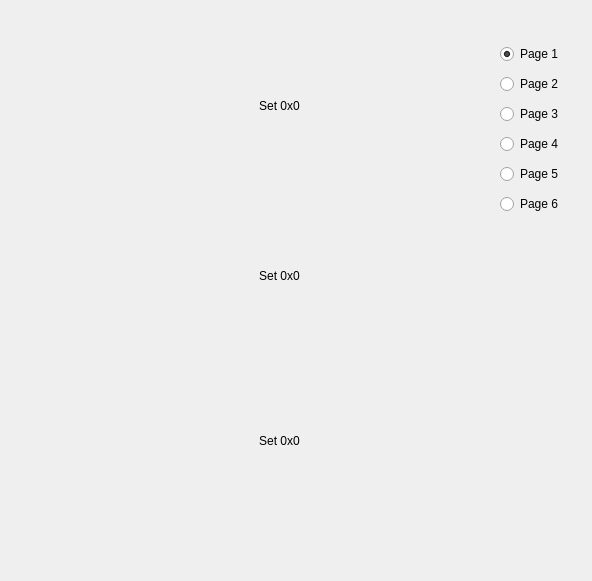
<?xml version="1.0" encoding="UTF-8"?>
<ui version="4.0">
 <class>EventFlagsForm</class>
 <widget class="QWidget" name="EventFlagsForm">
  <widget class="QWidget" name="verticalLayoutWidget_4">
   <property name="geometry">
    <rect>
     <x>500</x>
     <y>40</y>
     <width>73</width>
     <height>181</height>
    </rect>
   </property>
   <layout class="QVBoxLayout" name="vlEventFlagPageSelect">
    <item>
     <widget class="QRadioButton" name="rbEventFlagPage1">
      <property name="text">
       <string>Page 1</string>
      </property>
      <property name="checked">
       <bool>true</bool>
      </property>
     </widget>
    </item>
    <item>
     <widget class="QRadioButton" name="rbEventFlagPage2">
      <property name="text">
       <string>Page 2</string>
      </property>
     </widget>
    </item>
    <item>
     <widget class="QRadioButton" name="rbEventFlagPage3">
      <property name="text">
       <string>Page 3</string>
      </property>
     </widget>
    </item>
    <item>
     <widget class="QRadioButton" name="rbEventFlagPage4">
      <property name="text">
       <string>Page 4</string>
      </property>
     </widget>
    </item>
    <item>
     <widget class="QRadioButton" name="rbEventFlagPage5">
      <property name="text">
       <string>Page 5</string>
      </property>
     </widget>
    </item>
    <item>
     <widget class="QRadioButton" name="rbEventFlagPage6">
      <property name="text">
       <string>Page 6</string>
      </property>
     </widget>
    </item>
   </layout>
  </widget>
  <widget class="QStackedWidget" name="stackWidgetEventFlagsPages">
   <property name="geometry">
    <rect>
     <x>19</x>
     <y>10</y>
     <width>471</width>
     <height>561</height>
    </rect>
   </property>
   <property name="currentIndex">
    <number>2</number>
   </property>
   <widget class="QWidget" name="EventFlagsPage1">
    <widget class="QWidget" name="verticalLayoutWidget">
     <property name="geometry">
      <rect>
       <x>80</x>
       <y>20</y>
       <width>361</width>
       <height>151</height>
      </rect>
     </property>
     <layout class="QVBoxLayout" name="vlFlagsSet0">
      <item>
       <widget class="QLabel" name="labelSet0">
        <property name="text">
         <string>Set 0x0</string>
        </property>
        <property name="alignment">
         <set>Qt::AlignmentFlag::AlignCenter</set>
        </property>
       </widget>
      </item>
      <item>
       <layout class="QGridLayout" name="gridFlagSet0">
        <property name="sizeConstraint">
         <enum>QLayout::SizeConstraint::SetDefaultConstraint</enum>
        </property>
       </layout>
      </item>
     </layout>
    </widget>
    <widget class="QWidget" name="verticalLayoutWidget_2">
     <property name="geometry">
      <rect>
       <x>80</x>
       <y>190</y>
       <width>361</width>
       <height>151</height>
      </rect>
     </property>
     <layout class="QVBoxLayout" name="vlFlagsSet1">
      <item>
       <widget class="QLabel" name="labelSet1">
        <property name="text">
         <string>Set 0x0</string>
        </property>
        <property name="alignment">
         <set>Qt::AlignmentFlag::AlignCenter</set>
        </property>
       </widget>
      </item>
      <item>
       <layout class="QGridLayout" name="gridFlagSet1">
        <property name="sizeConstraint">
         <enum>QLayout::SizeConstraint::SetDefaultConstraint</enum>
        </property>
       </layout>
      </item>
     </layout>
    </widget>
    <widget class="QWidget" name="verticalLayoutWidget_3">
     <property name="geometry">
      <rect>
       <x>80</x>
       <y>360</y>
       <width>361</width>
       <height>141</height>
      </rect>
     </property>
     <layout class="QVBoxLayout" name="vlFlagsSet2">
      <item>
       <widget class="QLabel" name="labelSet2">
        <property name="text">
         <string>Set 0x0</string>
        </property>
        <property name="alignment">
         <set>Qt::AlignmentFlag::AlignCenter</set>
        </property>
       </widget>
      </item>
      <item>
       <layout class="QGridLayout" name="gridFlagSet2">
        <property name="sizeConstraint">
         <enum>QLayout::SizeConstraint::SetDefaultConstraint</enum>
        </property>
       </layout>
      </item>
     </layout>
    </widget>
   </widget>
   <widget class="QWidget" name="EventFlagsPage4">
    <widget class="QWidget" name="verticalLayoutWidget_13">
     <property name="geometry">
      <rect>
       <x>80</x>
       <y>190</y>
       <width>361</width>
       <height>151</height>
      </rect>
     </property>
     <layout class="QVBoxLayout" name="vlFlagsSet10">
      <item>
       <widget class="QLabel" name="labelSet10">
        <property name="text">
         <string>Set 0x0</string>
        </property>
        <property name="alignment">
         <set>Qt::AlignmentFlag::AlignCenter</set>
        </property>
       </widget>
      </item>
      <item>
       <layout class="QGridLayout" name="gridFlagSet10">
        <property name="sizeConstraint">
         <enum>QLayout::SizeConstraint::SetDefaultConstraint</enum>
        </property>
       </layout>
      </item>
     </layout>
    </widget>
    <widget class="QWidget" name="verticalLayoutWidget_12">
     <property name="geometry">
      <rect>
       <x>80</x>
       <y>360</y>
       <width>361</width>
       <height>141</height>
      </rect>
     </property>
     <layout class="QVBoxLayout" name="vlFlagsSet11">
      <item>
       <widget class="QLabel" name="labelSet11">
        <property name="text">
         <string>Set 0x0</string>
        </property>
        <property name="alignment">
         <set>Qt::AlignmentFlag::AlignCenter</set>
        </property>
       </widget>
      </item>
      <item>
       <layout class="QGridLayout" name="gridFlagSet11">
        <property name="sizeConstraint">
         <enum>QLayout::SizeConstraint::SetDefaultConstraint</enum>
        </property>
       </layout>
      </item>
     </layout>
    </widget>
    <widget class="QWidget" name="verticalLayoutWidget_11">
     <property name="geometry">
      <rect>
       <x>80</x>
       <y>20</y>
       <width>361</width>
       <height>151</height>
      </rect>
     </property>
     <layout class="QVBoxLayout" name="vlFlagsSet9">
      <item>
       <widget class="QLabel" name="labelSet9">
        <property name="text">
         <string>Set 0x0</string>
        </property>
        <property name="alignment">
         <set>Qt::AlignmentFlag::AlignCenter</set>
        </property>
       </widget>
      </item>
      <item>
       <layout class="QGridLayout" name="gridFlagSet9">
        <property name="sizeConstraint">
         <enum>QLayout::SizeConstraint::SetDefaultConstraint</enum>
        </property>
       </layout>
      </item>
     </layout>
    </widget>
   </widget>
   <widget class="QWidget" name="EventFlagsPage5">
    <widget class="QWidget" name="verticalLayoutWidget_16">
     <property name="geometry">
      <rect>
       <x>80</x>
       <y>20</y>
       <width>361</width>
       <height>151</height>
      </rect>
     </property>
     <layout class="QVBoxLayout" name="vlFlagsSet12">
      <item>
       <widget class="QLabel" name="labelSet12">
        <property name="text">
         <string>Set 0x0</string>
        </property>
        <property name="alignment">
         <set>Qt::AlignmentFlag::AlignCenter</set>
        </property>
       </widget>
      </item>
      <item>
       <layout class="QGridLayout" name="gridFlagSet12">
        <property name="sizeConstraint">
         <enum>QLayout::SizeConstraint::SetDefaultConstraint</enum>
        </property>
       </layout>
      </item>
     </layout>
    </widget>
    <widget class="QWidget" name="verticalLayoutWidget_14">
     <property name="geometry">
      <rect>
       <x>80</x>
       <y>360</y>
       <width>361</width>
       <height>141</height>
      </rect>
     </property>
     <layout class="QVBoxLayout" name="vlFlagsSet14">
      <item>
       <widget class="QLabel" name="labelSet14">
        <property name="text">
         <string>Set 0x0</string>
        </property>
        <property name="alignment">
         <set>Qt::AlignmentFlag::AlignCenter</set>
        </property>
       </widget>
      </item>
      <item>
       <layout class="QGridLayout" name="gridFlagSet14">
        <property name="sizeConstraint">
         <enum>QLayout::SizeConstraint::SetDefaultConstraint</enum>
        </property>
       </layout>
      </item>
     </layout>
    </widget>
    <widget class="QWidget" name="verticalLayoutWidget_15">
     <property name="geometry">
      <rect>
       <x>80</x>
       <y>190</y>
       <width>361</width>
       <height>151</height>
      </rect>
     </property>
     <layout class="QVBoxLayout" name="vlFlagsSet13">
      <item>
       <widget class="QLabel" name="labelSet13">
        <property name="text">
         <string>Set 0x0</string>
        </property>
        <property name="alignment">
         <set>Qt::AlignmentFlag::AlignCenter</set>
        </property>
       </widget>
      </item>
      <item>
       <layout class="QGridLayout" name="gridFlagSet13">
        <property name="sizeConstraint">
         <enum>QLayout::SizeConstraint::SetDefaultConstraint</enum>
        </property>
       </layout>
      </item>
     </layout>
    </widget>
   </widget>
   <widget class="QWidget" name="EventFlagsPage2">
    <widget class="QWidget" name="verticalLayoutWidget_7">
     <property name="geometry">
      <rect>
       <x>80</x>
       <y>360</y>
       <width>361</width>
       <height>141</height>
      </rect>
     </property>
     <layout class="QVBoxLayout" name="vlFlagsSet5">
      <item>
       <widget class="QLabel" name="labelSet5">
        <property name="text">
         <string>Set 0x0</string>
        </property>
        <property name="alignment">
         <set>Qt::AlignmentFlag::AlignCenter</set>
        </property>
       </widget>
      </item>
      <item>
       <layout class="QGridLayout" name="gridFlagSet5">
        <property name="sizeConstraint">
         <enum>QLayout::SizeConstraint::SetDefaultConstraint</enum>
        </property>
       </layout>
      </item>
     </layout>
    </widget>
    <widget class="QWidget" name="verticalLayoutWidget_5">
     <property name="geometry">
      <rect>
       <x>80</x>
       <y>20</y>
       <width>361</width>
       <height>151</height>
      </rect>
     </property>
     <layout class="QVBoxLayout" name="vlFlagsSet3">
      <item>
       <widget class="QLabel" name="labelSet3">
        <property name="text">
         <string>Set 0x0</string>
        </property>
        <property name="alignment">
         <set>Qt::AlignmentFlag::AlignCenter</set>
        </property>
       </widget>
      </item>
      <item>
       <layout class="QGridLayout" name="gridFlagSet3">
        <property name="sizeConstraint">
         <enum>QLayout::SizeConstraint::SetDefaultConstraint</enum>
        </property>
       </layout>
      </item>
     </layout>
    </widget>
    <widget class="QWidget" name="verticalLayoutWidget_6">
     <property name="geometry">
      <rect>
       <x>80</x>
       <y>190</y>
       <width>361</width>
       <height>151</height>
      </rect>
     </property>
     <layout class="QVBoxLayout" name="vlFlagsSet4">
      <item>
       <widget class="QLabel" name="labelSet4">
        <property name="text">
         <string>Set 0x0</string>
        </property>
        <property name="alignment">
         <set>Qt::AlignmentFlag::AlignCenter</set>
        </property>
       </widget>
      </item>
      <item>
       <layout class="QGridLayout" name="gridFlagSet4">
        <property name="sizeConstraint">
         <enum>QLayout::SizeConstraint::SetDefaultConstraint</enum>
        </property>
       </layout>
      </item>
     </layout>
    </widget>
   </widget>
   <widget class="QWidget" name="EventFlagsPage3">
    <widget class="QWidget" name="verticalLayoutWidget_9">
     <property name="geometry">
      <rect>
       <x>80</x>
       <y>360</y>
       <width>361</width>
       <height>141</height>
      </rect>
     </property>
     <layout class="QVBoxLayout" name="vlFlagsSet8">
      <item>
       <widget class="QLabel" name="labelSet8">
        <property name="text">
         <string>Set 0x0</string>
        </property>
        <property name="alignment">
         <set>Qt::AlignmentFlag::AlignCenter</set>
        </property>
       </widget>
      </item>
      <item>
       <layout class="QGridLayout" name="gridFlagSet8">
        <property name="sizeConstraint">
         <enum>QLayout::SizeConstraint::SetDefaultConstraint</enum>
        </property>
       </layout>
      </item>
     </layout>
    </widget>
    <widget class="QWidget" name="verticalLayoutWidget_10">
     <property name="geometry">
      <rect>
       <x>80</x>
       <y>190</y>
       <width>361</width>
       <height>151</height>
      </rect>
     </property>
     <layout class="QVBoxLayout" name="vlFlagsSet7">
      <item>
       <widget class="QLabel" name="labelSet7">
        <property name="text">
         <string>Set 0x0</string>
        </property>
        <property name="alignment">
         <set>Qt::AlignmentFlag::AlignCenter</set>
        </property>
       </widget>
      </item>
      <item>
       <layout class="QGridLayout" name="gridFlagSet7">
        <property name="sizeConstraint">
         <enum>QLayout::SizeConstraint::SetDefaultConstraint</enum>
        </property>
       </layout>
      </item>
     </layout>
    </widget>
    <widget class="QWidget" name="verticalLayoutWidget_8">
     <property name="geometry">
      <rect>
       <x>80</x>
       <y>20</y>
       <width>361</width>
       <height>151</height>
      </rect>
     </property>
     <layout class="QVBoxLayout" name="vlFlagsSet6">
      <item>
       <widget class="QLabel" name="labelSet6">
        <property name="text">
         <string>Set 0x0</string>
        </property>
        <property name="alignment">
         <set>Qt::AlignmentFlag::AlignCenter</set>
        </property>
       </widget>
      </item>
      <item>
       <layout class="QGridLayout" name="gridFlagSet6">
        <property name="sizeConstraint">
         <enum>QLayout::SizeConstraint::SetDefaultConstraint</enum>
        </property>
       </layout>
      </item>
     </layout>
    </widget>
   </widget>
   <widget class="QWidget" name="EventFlagsPage6">
    <widget class="QWidget" name="verticalLayoutWidget_17">
     <property name="geometry">
      <rect>
       <x>80</x>
       <y>20</y>
       <width>361</width>
       <height>151</height>
      </rect>
     </property>
     <layout class="QVBoxLayout" name="vlFlagsSet15">
      <item>
       <widget class="QLabel" name="labelSet15">
        <property name="text">
         <string>Set 0x0</string>
        </property>
        <property name="alignment">
         <set>Qt::AlignmentFlag::AlignCenter</set>
        </property>
       </widget>
      </item>
      <item>
       <layout class="QGridLayout" name="gridFlagSet15">
        <property name="sizeConstraint">
         <enum>QLayout::SizeConstraint::SetDefaultConstraint</enum>
        </property>
       </layout>
      </item>
     </layout>
    </widget>
   </widget>
  </widget>
 </widget>
 <resources/>
 <connections/>
</ui>
